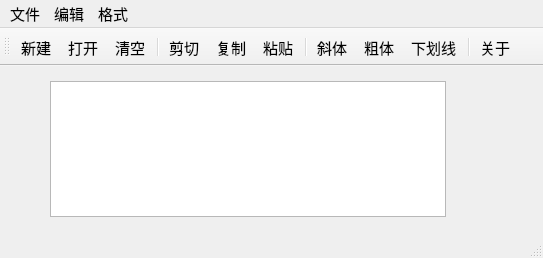
<?xml version="1.0" encoding="UTF-8"?>
<ui version="4.0">
 <class>QWMainWind</class>
 <widget class="QMainWindow" name="QWMainWind">
  <property name="geometry">
   <rect>
    <x>0</x>
    <y>0</y>
    <width>543</width>
    <height>258</height>
   </rect>
  </property>
  <property name="font">
   <font>
    <pointsize>11</pointsize>
   </font>
  </property>
  <property name="windowTitle">
   <string>QWMainWind</string>
  </property>
  <widget class="QWidget" name="centralWidget">
   <widget class="QTextEdit" name="txtEdit">
    <property name="geometry">
     <rect>
      <x>50</x>
      <y>15</y>
      <width>396</width>
      <height>136</height>
     </rect>
    </property>
    <property name="font">
     <font>
      <pointsize>16</pointsize>
     </font>
    </property>
   </widget>
  </widget>
  <widget class="QMenuBar" name="menuBar">
   <property name="geometry">
    <rect>
     <x>0</x>
     <y>0</y>
     <width>543</width>
     <height>25</height>
    </rect>
   </property>
   <widget class="QMenu" name="menu">
    <property name="title">
     <string>文件</string>
    </property>
    <addaction name="actNew"/>
    <addaction name="actOpen"/>
    <addaction name="separator"/>
    <addaction name="actClose"/>
   </widget>
   <widget class="QMenu" name="menu_2">
    <property name="title">
     <string>编辑</string>
    </property>
    <addaction name="actCut"/>
    <addaction name="actCopy"/>
    <addaction name="actPaste"/>
    <addaction name="separator"/>
    <addaction name="actClear"/>
   </widget>
   <widget class="QMenu" name="menu_3">
    <property name="title">
     <string>格式</string>
    </property>
    <addaction name="actFontBold"/>
    <addaction name="actFontItalic"/>
    <addaction name="actFontUnder"/>
    <addaction name="separator"/>
    <addaction name="actToolbarLab"/>
   </widget>
   <addaction name="menu"/>
   <addaction name="menu_2"/>
   <addaction name="menu_3"/>
  </widget>
  <widget class="QToolBar" name="mainToolBar">
   <property name="toolButtonStyle">
    <enum>Qt::ToolButtonTextUnderIcon</enum>
   </property>
   <attribute name="toolBarArea">
    <enum>TopToolBarArea</enum>
   </attribute>
   <attribute name="toolBarBreak">
    <bool>false</bool>
   </attribute>
   <addaction name="actNew"/>
   <addaction name="actOpen"/>
   <addaction name="actClear"/>
   <addaction name="separator"/>
   <addaction name="actCut"/>
   <addaction name="actCopy"/>
   <addaction name="actPaste"/>
   <addaction name="separator"/>
   <addaction name="actFontItalic"/>
   <addaction name="actFontBold"/>
   <addaction name="actFontUnder"/>
   <addaction name="separator"/>
   <addaction name="actionAbout"/>
  </widget>
  <widget class="QStatusBar" name="statusBar"/>
  <action name="actCut">
   <property name="icon">
    <iconset resource="res.qrc">
     <normaloff>:/images/images/cut.bmp</normaloff>:/images/images/cut.bmp</iconset>
   </property>
   <property name="text">
    <string>剪切</string>
   </property>
   <property name="toolTip">
    <string>剪切</string>
   </property>
   <property name="shortcut">
    <string>Ctrl+X</string>
   </property>
  </action>
  <action name="actCopy">
   <property name="icon">
    <iconset resource="res.qrc">
     <normaloff>:/images/images/120.bmp</normaloff>:/images/images/120.bmp</iconset>
   </property>
   <property name="text">
    <string>复制</string>
   </property>
   <property name="toolTip">
    <string>复制</string>
   </property>
   <property name="shortcut">
    <string>Ctrl+C</string>
   </property>
  </action>
  <action name="actPaste">
   <property name="icon">
    <iconset resource="res.qrc">
     <normaloff>:/images/images/paste.bmp</normaloff>:/images/images/paste.bmp</iconset>
   </property>
   <property name="text">
    <string>粘贴</string>
   </property>
   <property name="toolTip">
    <string>粘贴</string>
   </property>
   <property name="shortcut">
    <string>Ctrl+V</string>
   </property>
  </action>
  <action name="actFontBold">
   <property name="checkable">
    <bool>true</bool>
   </property>
   <property name="icon">
    <iconset resource="res.qrc">
     <normaloff>:/images/images/BLD.BMP</normaloff>:/images/images/BLD.BMP</iconset>
   </property>
   <property name="text">
    <string>粗体</string>
   </property>
   <property name="toolTip">
    <string>粗体</string>
   </property>
  </action>
  <action name="actFontItalic">
   <property name="checkable">
    <bool>true</bool>
   </property>
   <property name="icon">
    <iconset resource="res.qrc">
     <normaloff>:/images/images/ITL.BMP</normaloff>:/images/images/ITL.BMP</iconset>
   </property>
   <property name="text">
    <string>斜体</string>
   </property>
   <property name="toolTip">
    <string>斜体</string>
   </property>
  </action>
  <action name="actFontUnder">
   <property name="checkable">
    <bool>true</bool>
   </property>
   <property name="icon">
    <iconset resource="res.qrc">
     <normaloff>:/images/images/WORDUNDR.BMP</normaloff>:/images/images/WORDUNDR.BMP</iconset>
   </property>
   <property name="text">
    <string>下划线</string>
   </property>
   <property name="toolTip">
    <string>下划线</string>
   </property>
  </action>
  <action name="actClose">
   <property name="icon">
    <iconset resource="res.qrc">
     <normaloff>:/images/images/exit.bmp</normaloff>:/images/images/exit.bmp</iconset>
   </property>
   <property name="text">
    <string>退出</string>
   </property>
   <property name="toolTip">
    <string>退出</string>
   </property>
  </action>
  <action name="actOpen">
   <property name="icon">
    <iconset resource="res.qrc">
     <normaloff>:/images/images/open3.bmp</normaloff>:/images/images/open3.bmp</iconset>
   </property>
   <property name="text">
    <string>打开...</string>
   </property>
   <property name="toolTip">
    <string>打开文件</string>
   </property>
   <property name="shortcut">
    <string>Ctrl+O</string>
   </property>
  </action>
  <action name="actClear">
   <property name="icon">
    <iconset resource="res.qrc">
     <normaloff>:/images/images/103.bmp</normaloff>:/images/images/103.bmp</iconset>
   </property>
   <property name="text">
    <string>清空</string>
   </property>
   <property name="toolTip">
    <string>清空内容</string>
   </property>
  </action>
  <action name="actFont">
   <property name="icon">
    <iconset resource="res.qrc">
     <normaloff>:/images/images/20.ico</normaloff>:/images/images/20.ico</iconset>
   </property>
   <property name="text">
    <string>字体...</string>
   </property>
   <property name="toolTip">
    <string>字体设置</string>
   </property>
  </action>
  <action name="actNew">
   <property name="icon">
    <iconset resource="res.qrc">
     <normaloff>:/images/images/new2.bmp</normaloff>:/images/images/new2.bmp</iconset>
   </property>
   <property name="text">
    <string>新建</string>
   </property>
   <property name="shortcut">
    <string>Ctrl+N</string>
   </property>
  </action>
  <action name="actToolbarLab">
   <property name="checkable">
    <bool>true</bool>
   </property>
   <property name="checked">
    <bool>true</bool>
   </property>
   <property name="text">
    <string>显示工具栏文字标签</string>
   </property>
   <property name="menuRole">
    <enum>QAction::TextHeuristicRole</enum>
   </property>
  </action>
  <action name="actionAbout">
   <property name="text">
    <string>关于</string>
   </property>
  </action>
 </widget>
 <layoutdefault spacing="6" margin="11"/>
 <resources>
  <include location="res.qrc"/>
 </resources>
 <connections>
  <connection>
   <sender>actClose</sender>
   <signal>triggered()</signal>
   <receiver>QWMainWind</receiver>
   <slot>close()</slot>
   <hints>
    <hint type="sourcelabel">
     <x>-1</x>
     <y>-1</y>
    </hint>
    <hint type="destinationlabel">
     <x>422</x>
     <y>254</y>
    </hint>
   </hints>
  </connection>
  <connection>
   <sender>actClear</sender>
   <signal>triggered()</signal>
   <receiver>txtEdit</receiver>
   <slot>clear()</slot>
   <hints>
    <hint type="sourcelabel">
     <x>-1</x>
     <y>-1</y>
    </hint>
    <hint type="destinationlabel">
     <x>260</x>
     <y>256</y>
    </hint>
   </hints>
  </connection>
  <connection>
   <sender>actCut</sender>
   <signal>triggered()</signal>
   <receiver>txtEdit</receiver>
   <slot>cut()</slot>
   <hints>
    <hint type="sourcelabel">
     <x>-1</x>
     <y>-1</y>
    </hint>
    <hint type="destinationlabel">
     <x>260</x>
     <y>256</y>
    </hint>
   </hints>
  </connection>
  <connection>
   <sender>actCopy</sender>
   <signal>triggered()</signal>
   <receiver>txtEdit</receiver>
   <slot>copy()</slot>
   <hints>
    <hint type="sourcelabel">
     <x>-1</x>
     <y>-1</y>
    </hint>
    <hint type="destinationlabel">
     <x>260</x>
     <y>256</y>
    </hint>
   </hints>
  </connection>
  <connection>
   <sender>actPaste</sender>
   <signal>triggered()</signal>
   <receiver>txtEdit</receiver>
   <slot>paste()</slot>
   <hints>
    <hint type="sourcelabel">
     <x>-1</x>
     <y>-1</y>
    </hint>
    <hint type="destinationlabel">
     <x>260</x>
     <y>256</y>
    </hint>
   </hints>
  </connection>
 </connections>
</ui>
